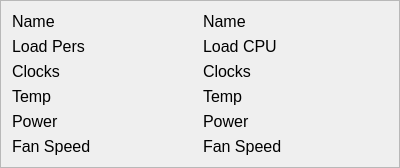
             <widget class="QFrame" name="CPU_Frame">
              <property name="minimumSize">
               <size>
                <width>400</width>
                <height>120</height>
               </size>
              </property>
              <property name="maximumSize">
               <size>
                <width>400</width>
                <height>240</height>
               </size>
              </property>
              <property name="frameShape">
               <enum>QFrame::Shape::StyledPanel</enum>
              </property>
              <property name="frameShadow">
               <enum>QFrame::Shadow::Raised</enum>
              </property>
              <layout class="QVBoxLayout" name="verticalLayout_13">
               <item>
                <layout class="QHBoxLayout" name="name_cpu_layout">
                 <property name="spacing">
                  <number>5</number>
                 </property>
                 <item>
                  <widget class="QLabel" name="name_cpu">
                   <property name="font">
                    <font>
                     <pointsize>12</pointsize>
                    </font>
                   </property>
                   <property name="frameShape">
                    <enum>QFrame::Shape::NoFrame</enum>
                   </property>
                   <property name="text">
                    <string>Name</string>
                   </property>
                  </widget>
                 </item>
                 <item>
                  <widget class="QLabel" name="value_name_cpu">
                   <property name="font">
                    <font>
                     <pointsize>12</pointsize>
                    </font>
                   </property>
                   <property name="frameShape">
                    <enum>QFrame::Shape::NoFrame</enum>
                   </property>
                   <property name="text">
                    <string>Name</string>
                   </property>
                  </widget>
                 </item>
                </layout>
               </item>
               <item>
                <layout class="QHBoxLayout" name="load_cpu_layout">
                 <item>
                  <widget class="QLabel" name="load_cpu">
                   <property name="font">
                    <font>
                     <pointsize>12</pointsize>
                    </font>
                   </property>
                   <property name="frameShape">
                    <enum>QFrame::Shape::NoFrame</enum>
                   </property>
                   <property name="text">
                    <string>Load Pers</string>
                   </property>
                  </widget>
                 </item>
                 <item>
                  <widget class="QLabel" name="value_load_cpu">
                   <property name="font">
                    <font>
                     <pointsize>12</pointsize>
                    </font>
                   </property>
                   <property name="frameShape">
                    <enum>QFrame::Shape::NoFrame</enum>
                   </property>
                   <property name="text">
                    <string>Load CPU</string>
                   </property>
                  </widget>
                 </item>
                </layout>
               </item>
               <item>
                <layout class="QHBoxLayout" name="clocks_cpu_layout">
                 <item>
                  <widget class="QLabel" name="clocks_cpu">
                   <property name="font">
                    <font>
                     <pointsize>12</pointsize>
                    </font>
                   </property>
                   <property name="frameShape">
                    <enum>QFrame::Shape::NoFrame</enum>
                   </property>
                   <property name="text">
                    <string>Clocks</string>
                   </property>
                  </widget>
                 </item>
                 <item>
                  <widget class="QLabel" name="value_clocks_cpu">
                   <property name="font">
                    <font>
                     <pointsize>12</pointsize>
                    </font>
                   </property>
                   <property name="frameShape">
                    <enum>QFrame::Shape::NoFrame</enum>
                   </property>
                   <property name="text">
                    <string>Clocks</string>
                   </property>
                  </widget>
                 </item>
                </layout>
               </item>
               <item>
                <layout class="QHBoxLayout" name="temp_cpu_layout">
                 <item>
                  <widget class="QLabel" name="temp_cpu">
                   <property name="font">
                    <font>
                     <pointsize>12</pointsize>
                    </font>
                   </property>
                   <property name="frameShape">
                    <enum>QFrame::Shape::NoFrame</enum>
                   </property>
                   <property name="text">
                    <string>Temp</string>
                   </property>
                  </widget>
                 </item>
                 <item>
                  <widget class="QLabel" name="value_temp_cpu">
                   <property name="font">
                    <font>
                     <pointsize>12</pointsize>
                    </font>
                   </property>
                   <property name="frameShape">
                    <enum>QFrame::Shape::NoFrame</enum>
                   </property>
                   <property name="text">
                    <string>Temp</string>
                   </property>
                  </widget>
                 </item>
                </layout>
               </item>
               <item>
                <layout class="QHBoxLayout" name="power_cpu_layout">
                 <item>
                  <widget class="QLabel" name="power_cpu">
                   <property name="font">
                    <font>
                     <pointsize>12</pointsize>
                    </font>
                   </property>
                   <property name="frameShape">
                    <enum>QFrame::Shape::NoFrame</enum>
                   </property>
                   <property name="text">
                    <string>Power</string>
                   </property>
                  </widget>
                 </item>
                 <item>
                  <widget class="QLabel" name="value_power_cpu">
                   <property name="font">
                    <font>
                     <pointsize>12</pointsize>
                    </font>
                   </property>
                   <property name="frameShape">
                    <enum>QFrame::Shape::NoFrame</enum>
                   </property>
                   <property name="text">
                    <string>Power</string>
                   </property>
                  </widget>
                 </item>
                </layout>
               </item>
               <item>
                <layout class="QHBoxLayout" name="fan_cpu_layout">
                 <item>
                  <widget class="QLabel" name="fan_speed_cpu">
                   <property name="font">
                    <font>
                     <pointsize>12</pointsize>
                    </font>
                   </property>
                   <property name="frameShape">
                    <enum>QFrame::Shape::NoFrame</enum>
                   </property>
                   <property name="text">
                    <string>Fan Speed</string>
                   </property>
                  </widget>
                 </item>
                 <item>
                  <widget class="QLabel" name="value_fan_speed_cpu">
                   <property name="font">
                    <font>
                     <pointsize>12</pointsize>
                    </font>
                   </property>
                   <property name="frameShape">
                    <enum>QFrame::Shape::NoFrame</enum>
                   </property>
                   <property name="text">
                    <string>Fan Speed</string>
                   </property>
                  </widget>
                 </item>
                </layout>
               </item>
              </layout>
             </widget>
